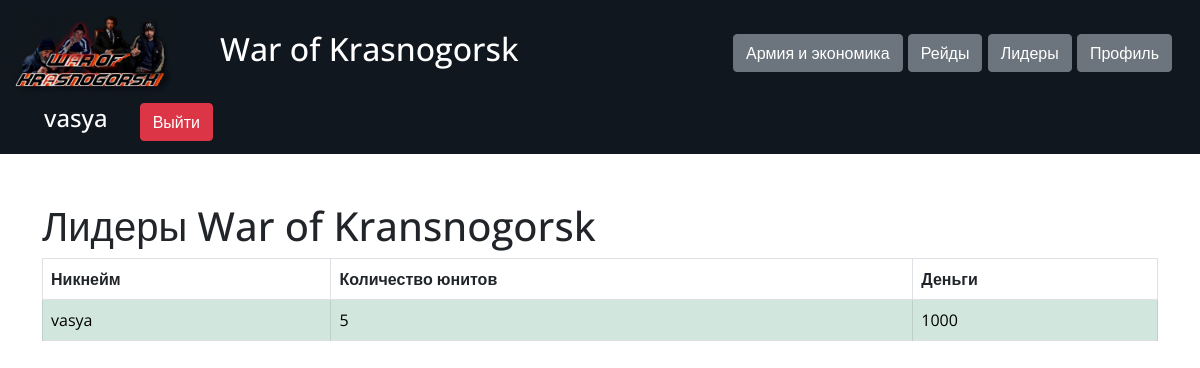
The app's page /leadersboard (signed in), older data.
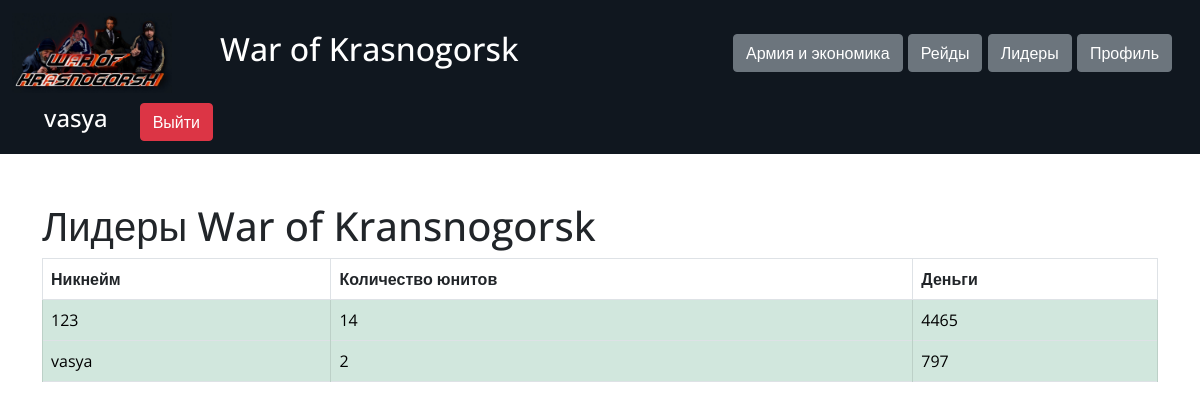
The same page, newer data.
### data/users.py (models this page shows, shortened)
class User(SqlAlchemyBase, UserMixin):
    __tablename__ = 'users'
    id = sa.Column(sa.Integer, primary_key=True, autoincrement=True)
    username = sa.Column(sa.String, nullable=True)
    email = sa.Column(sa.String, index=True, unique=True, nullable=True)
    hashed_password = sa.Column(sa.String, nullable=True)
    created_date = sa.Column(sa.DateTime, default=datetime.datetime.now)
    player = orm.relation('Player', uselist=False, back_populates='user')

### data/players.py (models this page shows)
class Player(SqlAlchemyBase):
    __tablename__ = 'players'
    id = sa.Column(sa.Integer, primary_key=True, autoincrement=True)
    user_id = sa.Column(sa.Integer, sa.ForeignKey('users.id'))
    start_race_id = sa.Column(sa.Integer, sa.ForeignKey('races.id'))
    money = sa.Column(sa.Integer, nullable=True)
    last_defend = sa.Column(sa.DateTime, nullable=True)
    user = orm.relation('User', back_populates='player')
    start_race = orm.relation('Race')
    army = orm.relation('Army', back_populates='player')

### server.py (the view)
@app.route('/leadersboard')
@login_required
def leaders_board():
    db_sess = db_session.create_session()
    users = [x for x in db_sess.query(User).all() if x.player]
    leaders = []
    for x in users:
        leaders.append((x.username, sum([item.number for item in x.player.army]), x.player.money))
    leaders.sort(key=lambda x: (-x[1], -x[2], x[0]))
    return render_template('leadersboard.html', leaders=leaders)

### data/db_session.py (called while the page is built)
def create_session() -> Session:
    global __factory
    return __factory()

### server.py (called while the page is built)
@login_manager.user_loader
def load_user(user_id):
    db_sess = db_session.create_session()
    return db_sess.query(User).get(user_id)

### templates/leadersboard.html
{% extends "base.html" %}
{% block content %}
<h1>Лидеры War of Kransnogorsk</h1>
<table class="table table-bordered">
    <thead>
        <tr>
            <th scope="col">Никнейм</th>
            <th scope="col">Количество юнитов</th>
            <th scope="col">Деньги</th>
        </tr>
    </thead>
    <tbody>
        {% for item in leaders %}
           <tr>
              <td class="table-success">{{ item[0] }}</td>
              <td class="table-success">{{ item[1] }}</td>
              <td class="table-success">{{ item[2] }}</td>
            </tr>
       {% endfor %}
    </tbody>
</table>
{% endblock %}

### templates/base.html (shortened to what this page needs)
<!DOCTYPE html>
<html lang="en">
<head>
    <link href="https://cdn.jsdelivr.net/npm/bootstrap@5.0.0-beta1/dist/css/bootstrap.min.css" rel="stylesheet"
>
    <link href="{{ url_for('static', filename='css/style.css') }}" rel="stylesheet">
</head>
<body>
    <header>
        <nav class="navbar navbar-dark">
            <div class="container-fluid">
                <a class="navbar-brand d-flex" href="/">
                    <img src="{{ url_for('static', filename='img/logo.png') }}"
                         width="160" height="80" class="d-inline-block align-text-top">
                    <h2 class="nav-title d-inline-block">War of Krasnogorsk</h2>
                </a>
                {% if current_user.is_authenticated %}
                    <div class="navbar-brand">
                        <a class="btn btn-secondary" href="/">Армия и экономика</a>
                        <a class="btn btn-secondary" href="/raid">Рейды</a>
                        <a class="btn btn-secondary" href="/leadersboard">Лидеры</a>
                        <a class="btn btn-secondary" href="/profile">Профиль</a>
                    </div>
                    <div class="navbar-brand d-flex">
                        <h4 class="nav-username">{{ current_user.username }}</h4>
                        <a class="btn btn-danger" href="/logout">Выйти</a>
                    </div>
                {% else %}
                    <div class="navbar-brand">
                        <a class="btn btn-primary" href="/register">Register</a>
                        <a class="btn btn-success" href="/login">Log in</a>
                    </div>
                {% endif %}
                </div>
        </nav>
    </header>
    <main role="main">
        <div class="container">
            {% block content %}{% endblock %}
        </div>
    </main>
</body>
</html>

Row changes from the older to the newer data that the page shows:
added User: username "123"
added Player: money "4465"
Text that changed along with them:
new list line: "14"
new list line: "vasya"
new list line: "2"
new list line: "797"
list line gone: "vasya"
list line gone: "5"
list line gone: "1000"
